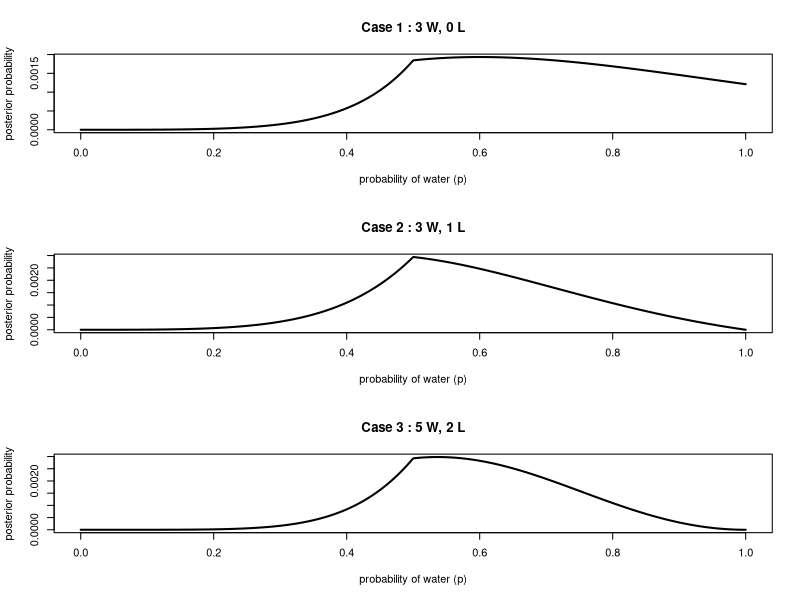

The R source for this figure:
# 2M1 — Globe tossing model

# Create grid of possible p values
p_grid <- seq(from = 0, to = 1, length.out = 1000)

# Uniform prior
#prior <- rep(1, 1000)
#prior <- ifelse( p_grid < 0.50 , 0 , 1 )
prior <- exp( -5*abs( p_grid - 0.5 ) )

# Define a function to compute posterior given data
compute_posterior <- function(w, n, p_grid, prior) {
  # Likelihood: Binomial probability of observing w water in n tosses
  likelihood <- dbinom(w, size = n, prob = p_grid)
  
  # Unstandardized posterior
  unstd_posterior <- likelihood * prior
  
  # Standardize (normalize) posterior
  posterior <- unstd_posterior / sum(unstd_posterior)
  
  return(posterior)
}

# Data sets
data_list <- list(
  c(W=3, L=0),  # (1) W, W, W
  c(W=3, L=1),  # (2) W, W, W, L
  c(W=5, L=2)   # (3) L, W, W, L, W, W, W
)

# Plot posterior for each case
par(mfrow = c(3, 1))  # 3 rows, 1 column
for (i in 1:3) {
  w <- data_list[[i]]["W"]
  n <- sum(data_list[[i]])
  
  posterior <- compute_posterior(w, n, p_grid, prior)
  
  plot(p_grid, posterior, type = "l", lwd = 2,
       xlab = "probability of water (p)", ylab = "posterior probability",
       main = paste("Case", i, ":", w, "W,", n - w, "L"))
}
